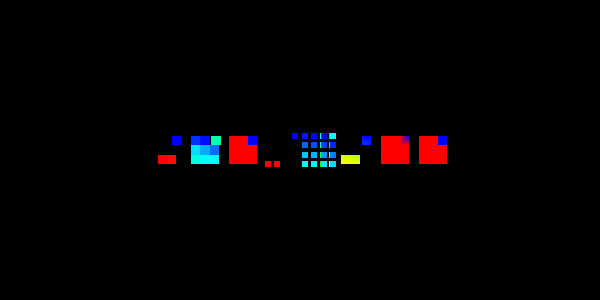

Reproduce this figure in Python.
#!/usr/bin/env python

# Demonstrate vtkExtractSelection with GLOBALIDS selection type
# on both cell and point data of a 3x3x3 image data cube.
# Shows select, inverse, preserve topology, and containing cells variants.

# Factory overrides
import vtkmodules.vtkInteractionStyle  # noqa: F401
import vtkmodules.vtkRenderingFreeType  # noqa: F401
import vtkmodules.vtkRenderingOpenGL2  # noqa: F401

from vtkmodules.vtkCommonCore import (
    VTK_FLOAT,
    vtkDoubleArray,
    vtkFloatArray,
    vtkIdTypeArray,
)
from vtkmodules.vtkCommonDataModel import (
    vtkImageData,
    vtkSelection,
    vtkSelectionNode,
)
from vtkmodules.vtkFiltersExtraction import vtkExtractSelection
from vtkmodules.vtkRenderingCore import (
    vtkActor,
    vtkDataSetMapper,
    vtkRenderWindow,
    vtkRenderWindowInteractor,
    vtkRenderer,
)

XCELLS = 3
YCELLS = 3
ZCELLS = 3

# Create sample image data with known structure and arrays
sample_data = vtkImageData()
sample_data.SetSpacing(1.0, 1.0, 1.0)
sample_data.SetOrigin(0.0, 0.0, 0.0)
sample_data.SetDimensions(XCELLS + 1, YCELLS + 1, ZCELLS + 1)
sample_data.AllocateScalars(VTK_FLOAT, 1)

# Point arrays
point_counter_array = vtkIdTypeArray()
point_counter_array.SetNumberOfComponents(1)
point_counter_array.SetName("Point Counter")
sample_data.GetPointData().AddArray(point_counter_array)

point_forward_ids = vtkIdTypeArray()
point_forward_ids.SetNumberOfComponents(1)
point_forward_ids.SetName("Forward Point Ids")
sample_data.GetPointData().AddArray(point_forward_ids)

point_reverse_ids = vtkIdTypeArray()
point_reverse_ids.SetNumberOfComponents(1)
point_reverse_ids.SetName("Reverse Point Ids")
sample_data.GetPointData().AddArray(point_reverse_ids)

point_x_array = vtkFloatArray()
point_x_array.SetNumberOfComponents(1)
point_x_array.SetName("Point X")
sample_data.GetPointData().AddArray(point_x_array)

point_y_array = vtkFloatArray()
point_y_array.SetNumberOfComponents(1)
point_y_array.SetName("Point Y")
sample_data.GetPointData().AddArray(point_y_array)

point_z_array = vtkFloatArray()
point_z_array.SetNumberOfComponents(1)
point_z_array.SetName("Point Z")
sample_data.GetPointData().AddArray(point_z_array)

point_count = 0
for i in range(ZCELLS + 1):
    for j in range(YCELLS + 1):
        for k in range(XCELLS + 1):
            point_counter_array.InsertNextValue(point_count)
            id_f = point_count + 10
            id_r = (XCELLS + 1) * (YCELLS + 1) * (ZCELLS + 1) - 1 - point_count + 10
            point_forward_ids.InsertNextValue(id_f)
            point_reverse_ids.InsertNextValue(id_r)
            point_count += 1
            point_x_array.InsertNextValue(float(k))
            point_y_array.InsertNextValue(float(j))
            point_z_array.InsertNextValue(float(i))

# Cell arrays
cell_counter_array = vtkIdTypeArray()
cell_counter_array.SetNumberOfComponents(1)
cell_counter_array.SetName("Cell Count")
sample_data.GetCellData().AddArray(cell_counter_array)

cell_forward_ids = vtkIdTypeArray()
cell_forward_ids.SetNumberOfComponents(1)
cell_forward_ids.SetName("Forward Cell Ids")
sample_data.GetCellData().AddArray(cell_forward_ids)

cell_reverse_ids = vtkIdTypeArray()
cell_reverse_ids.SetNumberOfComponents(1)
cell_reverse_ids.SetName("Reverse Cell Ids")
sample_data.GetCellData().AddArray(cell_reverse_ids)

cell_x_array = vtkDoubleArray()
cell_x_array.SetNumberOfComponents(1)
cell_x_array.SetName("Cell X")
sample_data.GetCellData().AddArray(cell_x_array)

cell_y_array = vtkDoubleArray()
cell_y_array.SetNumberOfComponents(1)
cell_y_array.SetName("Cell Y")
sample_data.GetCellData().AddArray(cell_y_array)

cell_z_array = vtkDoubleArray()
cell_z_array.SetNumberOfComponents(1)
cell_z_array.SetName("Cell Z")
sample_data.GetCellData().AddArray(cell_z_array)

cell_count = 0
for i in range(ZCELLS):
    for j in range(YCELLS):
        for k in range(XCELLS):
            cell_counter_array.InsertNextValue(cell_count)
            id_f = cell_count + 10
            id_r = XCELLS * YCELLS * ZCELLS - 1 - cell_count + 10
            cell_forward_ids.InsertNextValue(id_f)
            cell_reverse_ids.InsertNextValue(id_r)
            cell_count += 1
            cell_x_array.InsertNextValue(k + 0.5)
            cell_y_array.InsertNextValue(j + 0.5)
            cell_z_array.InsertNextValue(i + 0.5)

sample_data.GetPointData().SetGlobalIds(point_forward_ids)
sample_data.GetPointData().SetScalars(point_x_array)
sample_data.GetCellData().SetGlobalIds(cell_forward_ids)
sample_data.GetCellData().SetScalars(cell_x_array)

# Selection pipeline
selection = vtkSelection()
selection_node = vtkSelectionNode()
selection.AddNode(selection_node)

extract_selection = vtkExtractSelection()
extract_selection.SetInputData(0, sample_data)
extract_selection.SetInputData(1, selection)
extract_selection.PreserveTopologyOff()

# --- GLOBALIDS on cells: select ---
selection_node.Initialize()
selection_node.GetProperties().Set(vtkSelectionNode.CONTENT_TYPE(), vtkSelectionNode.GLOBALIDS)
selection_node.SetFieldType(vtkSelectionNode.CELL)
cell_ids = vtkIdTypeArray()
cell_ids.SetNumberOfComponents(1)
cell_ids.SetNumberOfTuples(5)
cell_ids.SetTuple1(0, 9)
cell_ids.SetTuple1(1, 10)
cell_ids.SetTuple1(2, 11)
cell_ids.SetTuple1(3, 36)
cell_ids.SetTuple1(4, 37)
selection_node.SetSelectionList(cell_ids)

extract_selection.Update()
cell_select_copy = extract_selection.GetOutput().NewInstance()
cell_select_copy.DeepCopy(extract_selection.GetOutput())

# --- GLOBALIDS on cells: inverse ---
selection_node.GetProperties().Set(vtkSelectionNode.INVERSE(), 1)
extract_selection.Update()
cell_inverse_copy = extract_selection.GetOutput().NewInstance()
cell_inverse_copy.DeepCopy(extract_selection.GetOutput())

# --- GLOBALIDS on cells: preserve topology ---
selection_node.GetProperties().Set(vtkSelectionNode.INVERSE(), 0)
extract_selection.PreserveTopologyOn()
extract_selection.Update()
cell_topo_insidedness = extract_selection.GetOutput().GetCellData().GetArray("vtkInsidedness")
cell_topo_copy = extract_selection.GetOutput().NewInstance()
cell_topo_copy.DeepCopy(extract_selection.GetOutput())

# --- GLOBALIDS on points: select ---
selection_node.Initialize()
extract_selection.PreserveTopologyOff()
selection_node.GetProperties().Set(vtkSelectionNode.CONTENT_TYPE(), vtkSelectionNode.GLOBALIDS)
selection_node.GetProperties().Set(vtkSelectionNode.FIELD_TYPE(), vtkSelectionNode.POINT)
point_ids = vtkIdTypeArray()
point_ids.SetNumberOfComponents(1)
point_ids.SetNumberOfTuples(5)
point_ids.SetTuple1(0, 9)
point_ids.SetTuple1(1, 10)
point_ids.SetTuple1(2, 11)
point_ids.SetTuple1(3, 73)
point_ids.SetTuple1(4, 74)
selection_node.SetSelectionList(point_ids)

extract_selection.Update()
point_select_copy = extract_selection.GetOutput().NewInstance()
point_select_copy.DeepCopy(extract_selection.GetOutput())

# --- GLOBALIDS on points: inverse ---
selection_node.GetProperties().Set(vtkSelectionNode.INVERSE(), 1)
extract_selection.Update()
point_inverse_copy = extract_selection.GetOutput().NewInstance()
point_inverse_copy.DeepCopy(extract_selection.GetOutput())

# --- GLOBALIDS on points: containing cells ---
selection_node.GetProperties().Set(vtkSelectionNode.INVERSE(), 0)
selection_node.GetProperties().Set(vtkSelectionNode.CONTAINING_CELLS(), 1)
extract_selection.Update()
point_containing_copy = extract_selection.GetOutput().NewInstance()
point_containing_copy.DeepCopy(extract_selection.GetOutput())

# --- GLOBALIDS on points: preserve topology ---
selection_node.GetProperties().Set(vtkSelectionNode.CONTAINING_CELLS(), 0)
extract_selection.PreserveTopologyOn()
extract_selection.Update()
point_topo_insidedness = extract_selection.GetOutput().GetPointData().GetArray("vtkInsidedness")
point_topo_copy = extract_selection.GetOutput().NewInstance()
point_topo_copy.DeepCopy(extract_selection.GetOutput())

# --- GLOBALIDS on points: preserve topology + containing cells ---
selection_node.GetProperties().Set(vtkSelectionNode.CONTAINING_CELLS(), 1)
extract_selection.Update()
point_topo_contain_insidedness = extract_selection.GetOutput().GetCellData().GetArray("vtkInsidedness")
point_topo_contain_copy = extract_selection.GetOutput().NewInstance()
point_topo_contain_copy.DeepCopy(extract_selection.GetOutput())

# Mapper — cell select
cell_select_mapper = vtkDataSetMapper()
cell_select_mapper.SetInputData(cell_select_copy)
cell_select_copy.GetCellData().SetActiveScalars(cell_forward_ids.GetName())
cell_select_mapper.SetScalarModeToUseCellData()
cell_select_mapper.SetScalarRange(cell_forward_ids.GetRange())

# Mapper — cell inverse
cell_inverse_mapper = vtkDataSetMapper()
cell_inverse_mapper.SetInputData(cell_inverse_copy)
cell_inverse_copy.GetCellData().SetActiveScalars(cell_forward_ids.GetName())
cell_inverse_mapper.SetScalarModeToUseCellData()
cell_inverse_mapper.SetScalarRange(cell_forward_ids.GetRange())

# Mapper — cell topology
cell_topo_mapper = vtkDataSetMapper()
cell_topo_mapper.SetInputData(cell_topo_copy)
cell_topo_copy.GetCellData().SetActiveScalars("vtkInsidedness")
cell_topo_mapper.SetScalarModeToUseCellData()
cell_topo_mapper.SetScalarRange(cell_topo_insidedness.GetRange())

# Mapper — point select
point_select_mapper = vtkDataSetMapper()
point_select_mapper.SetInputData(point_select_copy)
point_select_copy.GetPointData().SetActiveScalars(point_forward_ids.GetName())
point_select_mapper.SetScalarModeToUsePointData()
point_select_mapper.SetScalarRange(point_forward_ids.GetRange())

# Mapper — point inverse
point_inverse_mapper = vtkDataSetMapper()
point_inverse_mapper.SetInputData(point_inverse_copy)
point_inverse_copy.GetPointData().SetActiveScalars(point_forward_ids.GetName())
point_inverse_mapper.SetScalarModeToUsePointData()
point_inverse_mapper.SetScalarRange(point_forward_ids.GetRange())

# Mapper — point containing cells
point_containing_mapper = vtkDataSetMapper()
point_containing_mapper.SetInputData(point_containing_copy)
point_containing_copy.GetPointData().SetActiveScalars(point_forward_ids.GetName())
point_containing_mapper.SetScalarModeToUsePointData()
point_containing_mapper.SetScalarRange(point_forward_ids.GetRange())

# Mapper — point topology
point_topo_mapper = vtkDataSetMapper()
point_topo_mapper.SetInputData(point_topo_copy)
point_topo_copy.GetPointData().SetActiveScalars("vtkInsidedness")
point_topo_mapper.SetScalarModeToUsePointData()
point_topo_mapper.SetScalarRange(point_topo_insidedness.GetRange())

# Mapper — point topology + containing
point_topo_contain_mapper = vtkDataSetMapper()
point_topo_contain_mapper.SetInputData(point_topo_contain_copy)
point_topo_contain_copy.GetCellData().SetActiveScalars("vtkInsidedness")
point_topo_contain_mapper.SetScalarModeToUseCellData()
point_topo_contain_mapper.SetScalarRange(point_topo_contain_insidedness.GetRange())

# Actor — cell select
cell_select_actor = vtkActor()
cell_select_actor.SetPosition(0, 0, 0)
cell_select_actor.SetMapper(cell_select_mapper)
cell_select_actor.GetProperty().SetPointSize(6.0)

# Actor — cell inverse
cell_inverse_actor = vtkActor()
cell_inverse_actor.SetPosition(4, 0, 0)
cell_inverse_actor.SetMapper(cell_inverse_mapper)
cell_inverse_actor.GetProperty().SetPointSize(6.0)

# Actor — cell topology
cell_topo_actor = vtkActor()
cell_topo_actor.SetPosition(8, 0, 0)
cell_topo_actor.SetMapper(cell_topo_mapper)
cell_topo_actor.GetProperty().SetPointSize(6.0)

# Actor — point select
point_select_actor = vtkActor()
point_select_actor.SetPosition(12, 0, 0)
point_select_actor.SetMapper(point_select_mapper)
point_select_actor.GetProperty().SetPointSize(6.0)

# Actor — point inverse
point_inverse_actor = vtkActor()
point_inverse_actor.SetPosition(16, 0, 0)
point_inverse_actor.SetMapper(point_inverse_mapper)
point_inverse_actor.GetProperty().SetPointSize(6.0)

# Actor — point containing cells
point_containing_actor = vtkActor()
point_containing_actor.SetPosition(20, 0, 0)
point_containing_actor.SetMapper(point_containing_mapper)
point_containing_actor.GetProperty().SetPointSize(6.0)

# Actor — point topology
point_topo_actor = vtkActor()
point_topo_actor.SetPosition(24, 0, 0)
point_topo_actor.SetMapper(point_topo_mapper)
point_topo_actor.GetProperty().SetPointSize(6.0)

# Actor — point topology + containing
point_topo_contain_actor = vtkActor()
point_topo_contain_actor.SetPosition(28, 0, 0)
point_topo_contain_actor.SetMapper(point_topo_contain_mapper)
point_topo_contain_actor.GetProperty().SetPointSize(6.0)

# Renderer
renderer = vtkRenderer()
renderer.AddActor(cell_select_actor)
renderer.AddActor(cell_inverse_actor)
renderer.AddActor(cell_topo_actor)
renderer.AddActor(point_select_actor)
renderer.AddActor(point_inverse_actor)
renderer.AddActor(point_containing_actor)
renderer.AddActor(point_topo_actor)
renderer.AddActor(point_topo_contain_actor)

# Window
render_window = vtkRenderWindow()
render_window.SetMultiSamples(0)
render_window.SetSize(600, 300)
render_window.AddRenderer(renderer)
render_window.SetWindowName("extraction globalids")

# Scene
renderer.ResetCamera()

# Interactor
interactor = vtkRenderWindowInteractor()
interactor.SetRenderWindow(render_window)

interactor.Initialize()
interactor.Start()
